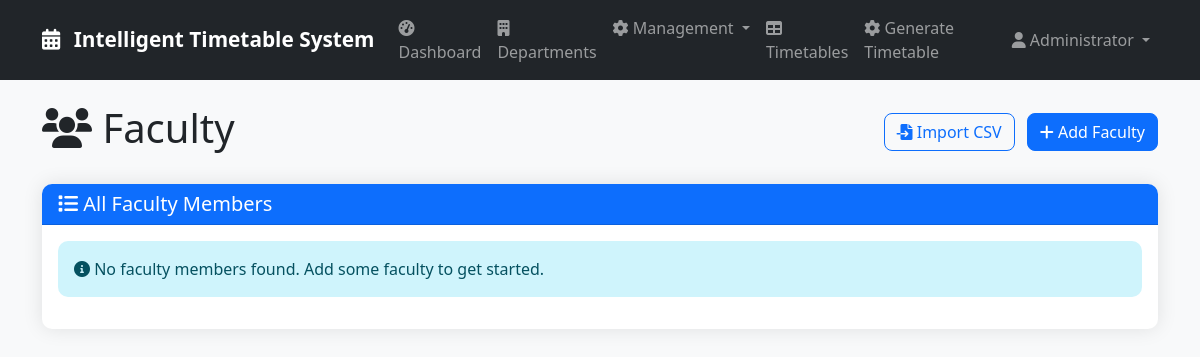
Before: /faculty (signed in) with the older database file.
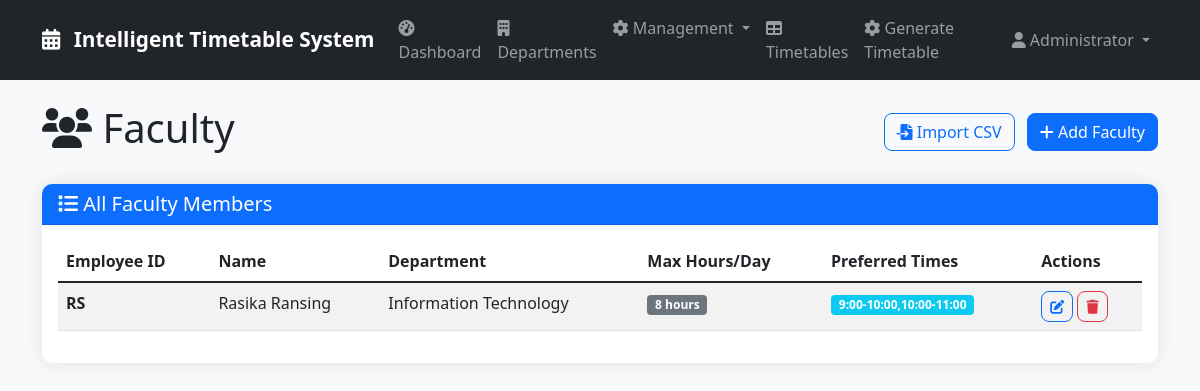
After: the same page with the newer database file.
### tables this page shows
CREATE TABLE faculty (
            id INTEGER PRIMARY KEY AUTOINCREMENT,
            name TEXT NOT NULL,
            employee_id TEXT UNIQUE NOT NULL,
            department_id INTEGER,
            max_hours_per_day INTEGER DEFAULT 8,
            preferred_times TEXT,
            created_at DATETIME DEFAULT CURRENT_TIMESTAMP,
            FOREIGN KEY (department_id) REFERENCES departments (id)
        );

CREATE TABLE departments (
            id INTEGER PRIMARY KEY AUTOINCREMENT,
            name TEXT NOT NULL,
            code TEXT UNIQUE NOT NULL,
            created_at DATETIME DEFAULT CURRENT_TIMESTAMP
        );

### app.py (the view)
@app.route('/faculty')
@login_required
def faculty():
    conn = sqlite3.connect('timetable.db')
    conn.row_factory = sqlite3.Row
    cursor = conn.cursor()
    cursor.execute('''
        SELECT f.*, d.name as department_name
        FROM faculty f
        LEFT JOIN departments d ON f.department_id = d.id
        ORDER BY f.name
    ''')
    faculty = cursor.fetchall()
    cursor.execute('SELECT * FROM departments ORDER BY name')
    departments = cursor.fetchall()
    conn.close()
    return render_template('faculty.html', faculty=faculty, departments=departments)

### app.py (called while the page is built)
def login_required(f):
    @wraps(f)
    def decorated_function(*args, **kwargs):
        if 'user_id' not in session:
            flash('Please log in to access this page.', 'error')
            return redirect(url_for('login'))
        return f(*args, **kwargs)
    return decorated_function

### templates/faculty.html (shortened to what this page needs)
{% extends "base.html" %}
{% block content %}
<div class="d-flex justify-content-between align-items-center mb-4">
    <h1><i class="fas fa-users"></i> Faculty</h1>
    {% if session.role == 'admin' %}
    <div>
        <a href="{{ url_for('upload_csv') }}" class="btn btn-outline-primary me-2">
            <i class="fas fa-file-import"></i> Import CSV
        </a>
        <button class="btn btn-primary" data-bs-toggle="modal" data-bs-target="#addFacultyModal">
            <i class="fas fa-plus"></i> Add Faculty
        </button>
    </div>
    {% endif %}
</div>
<div class="card">
    <div class="card-header bg-primary text-white">
        <h5 class="mb-0"><i class="fas fa-list"></i> All Faculty Members</h5>
    </div>
    <div class="card-body">
        {% if faculty %}
        <div class="table-responsive">
            <table class="table table-striped table-hover">
                <thead>
                    <tr>
                        <th>Employee ID</th>
                        <th>Name</th>
                        <th>Department</th>
                        <th>Max Hours/Day</th>
                        <th>Preferred Times</th>
                        {% if session.role == 'admin' %}
                        <th>Actions</th>
                        {% endif %}
                    </tr>
                </thead>
                <tbody>
                    {% for fac in faculty %}
                    <tr>
                        <td class="fw-bold">{{ fac.employee_id }}</td>
                        <td>{{ fac.name }}</td>
                        <td>{{ fac.department_name or 'N/A' }}</td>
                        <td>
                            <span class="badge bg-secondary">{{ fac.max_hours_per_day }} hours</span>
                        </td>
                        <td>
                            <span class="badge bg-info">{{ fac.preferred_times or 'Any' }}</span>
                        </td>
                        {% if session.role == 'admin' %}
                        <td>
                            <button class="btn btn-sm btn-outline-primary" data-bs-toggle="modal"
                                    data-bs-target="#editFacultyModal"
                                    data-id="{{ fac.id }}"
                                    data-name="{{ fac.name }}"
                                    data-empid="{{ fac.employee_id }}"
                                    data-dept="{{ fac.department_id }}"
                                    data-hours="{{ fac.max_hours_per_day }}"
                                    data-times="{{ fac.preferred_times }}">
                                <i class="fas fa-edit"></i>
                            </button>
                            <button class="btn btn-sm btn-outline-danger" data-bs-toggle="modal"
                                    data-bs-target="#deleteFacultyModal"
                                    data-id="{{ fac.id }}"
                                    data-name="{{ fac.name }}">
                                <i class="fas fa-trash"></i>
                            </button>
                        </td>
                        {% endif %}
                    </tr>
                    {% endfor %}
                </tbody>
            </table>
        </div>
        {% else %}
        <div class="alert alert-info">
            <i class="fas fa-info-circle"></i> No faculty members found. Add some faculty to get started.
        </div>
        {% endif %}
    </div>
</div>
{% endblock %}

Changed rows visible on the page:
added faculty: employee_id "RS", name "Rasika Ransing", name "Information Technology", max_hours_per_day "8", preferred_times "9:00-10:00,10:00-11:00"
Other visible differences:
text no longer shown: "No faculty members found. Add some faculty to get started."
text now shown: "Employee ID Name Department Max Hours/Day Preferred Times Actions"
